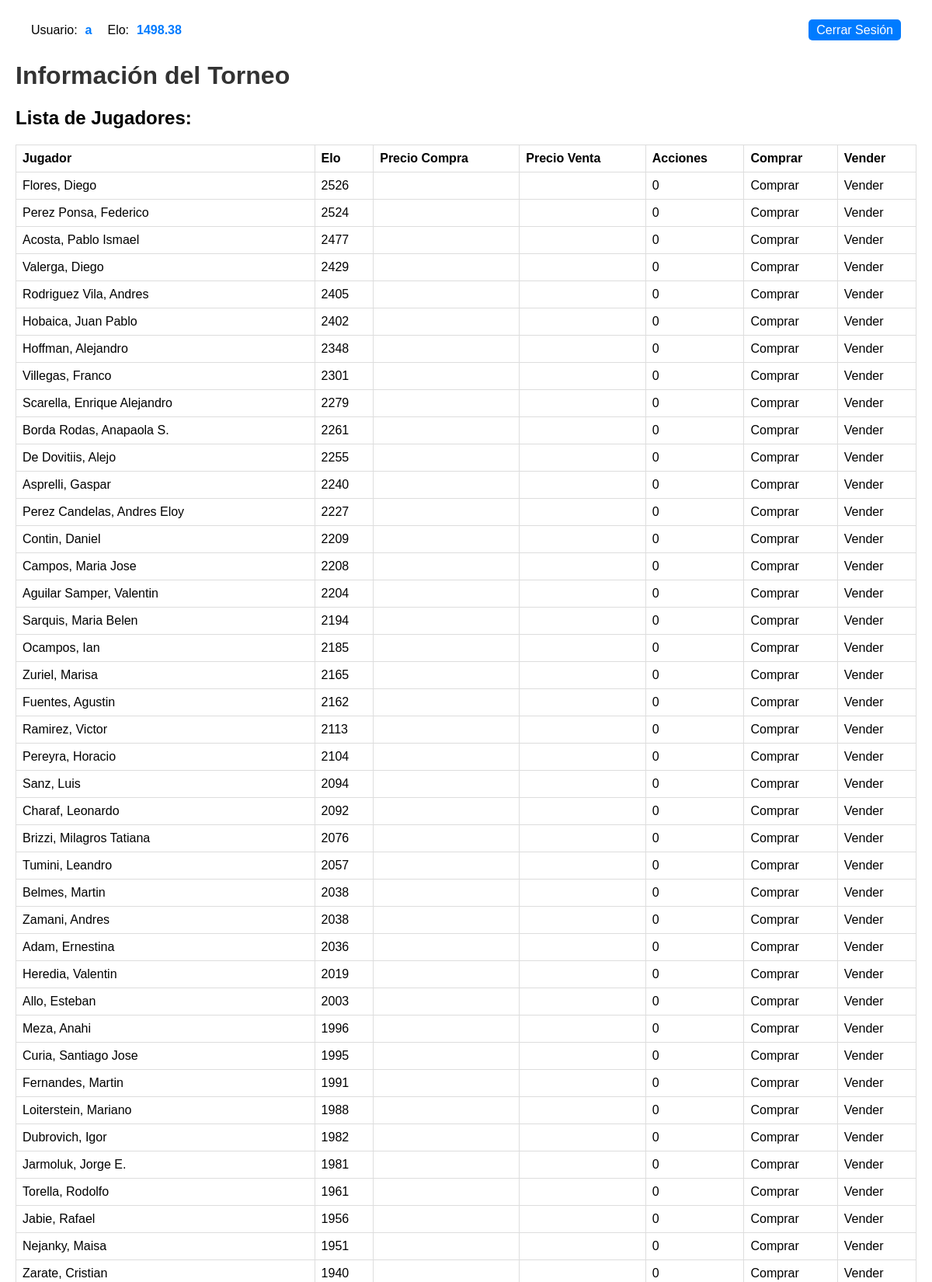
The app's page /mercado.php (signed in, upper part) with its own data.
### tables this page shows
CREATE TABLE `users` (
  `id` int(11) NOT NULL,
  `username` varchar(15) NOT NULL,
  `email` varchar(30) NOT NULL,
  `contrasena` varchar(32) NOT NULL,
  `elo` varchar(11) NOT NULL,
  `rol` varchar(10) NOT NULL,
  `K` int(11) NOT NULL
);

CREATE TABLE `jugadores` (
  `id` int(11) NOT NULL,
  `nombre` varchar(50) NOT NULL,
  `elo` int(11) NOT NULL
);

### mercado.php (the view, shortened to what this page needs)
<?php
include('db.php');
$sql5 = "SELECT * FROM users Where username='$_SESSION[username]'";
$result5 = $conn->query($sql5);
$row5 = $result5->fetch_assoc();
?>
<!DOCTYPE html>
<html>
<head>
</head>
<body>
<div class="header-container">
    <div class="user-info">
        <span class="user-label">Usuario:</span>
        <a class="user-link" href="perfil.php"><?=$_SESSION['username']?></a>
        <span class="elo-label">Elo:</span>
        <span class="elo"><?=$row5['elo']?></span>
    </div>
    <div class="logout-link">
        <a class="logout-button" href="./logout.php">Cerrar Sesión</a>
    </div>
</div>
    <h1>Información del Torneo</h1>
        <h2>Lista de Jugadores:</h2>
<table>
    <thead>
        <tr>
            <th>Jugador</th>
            <th>Elo</th>
            <th>Precio Compra</th>
            <th>Precio Venta</th>
            <th>Acciones</th>
            <th>Comprar</th>
            <th>Vender</th>
        </tr>
    </thead>
    <tbody>
        <?php
        $query="SELECT * FROM jugadores order by elo desc";
        $result = $conn->query($query);
        if ($result->num_rows > 0) {
            while ($row = $result->fetch_assoc()) {
                echo "<tr>";
                echo "<td>" . $row['nombre'] . "</td>";
                echo "<td>" . $row['elo'] . "</td>";
                echo "<td>" . $preciocompra . "</td>";
                echo "<td>" . $precioventa . "</td>";
                echo "<td> 0 </td>";
                echo "<td>Comprar</td>";
                echo "<td>Vender</td>";
                echo "</tr>";
            }
        }
        ?>
    </tbody>
</table>
</body>
</html>

### mercado.php (style rules this page uses)
body { font-family: Arial, sans-serif; margin: 20px; }
h1 { color: #333; }
h2 { margin-top: 20px; }
table { border-collapse: collapse; width: 100%; margin-top: 20px; }
th, td { padding: 8px; border: 1px solid #ddd; text-align: left; }
a { text-decoration: none; color: #007BFF; }
.header-container { display: flex; justify-content: space-between; align-items: center; padding: 10px 20px; }
.user-info { display: flex; align-items: center; }
.user-label, .elo-label { margin-right: 10px; }
.user-link, .elo { color: #007BFF; text-decoration: none; font-weight: bold; margin-right: 20px; }
.logout-button { background-color: #007BFF; color: #fff; padding: 5px 10px; border: none; border-radius: 5px; text-decoration: none; }

### records on screen
users: elo "1498.38"
jugadores: nombre "Flores, Diego", elo "2526"
jugadores: nombre "Perez Ponsa, Federico", elo "2524"
jugadores: nombre "Acosta, Pablo Ismael", elo "2477"
jugadores: nombre "Valerga, Diego", elo "2429"
jugadores: nombre "Rodriguez Vila, Andres", elo "2405"
jugadores: nombre "Hobaica, Juan Pablo", elo "2402"
jugadores: nombre "Hoffman, Alejandro", elo "2348"
jugadores: nombre "Villegas, Franco", elo "2301"
jugadores: nombre "Scarella, Enrique Alejandro", elo "2279"
jugadores: nombre "Borda Rodas, Anapaola S.", elo "2261"
jugadores: nombre "De Dovitiis, Alejo", elo "2255"
jugadores: nombre "Asprelli, Gaspar", elo "2240"
jugadores: nombre "Perez Candelas, Andres Eloy", elo "2227"
jugadores: nombre "Contin, Daniel", elo "2209"
jugadores: nombre "Campos, Maria Jose", elo "2208"
jugadores: nombre "Aguilar Samper, Valentin", elo "2204"
jugadores: nombre "Sarquis, Maria Belen", elo "2194"
jugadores: nombre "Ocampos, Ian", elo "2185"
jugadores: nombre "Zuriel, Marisa", elo "2165"
jugadores: nombre "Fuentes, Agustin", elo "2162"
jugadores: nombre "Ramirez, Victor", elo "2113"
jugadores: nombre "Pereyra, Horacio", elo "2104"
jugadores: nombre "Sanz, Luis", elo "2094"
jugadores: nombre "Charaf, Leonardo", elo "2092"
jugadores: nombre "Brizzi, Milagros Tatiana", elo "2076"
jugadores: nombre "Tumini, Leandro", elo "2057"
jugadores: nombre "Belmes, Martin", elo "2038"
jugadores: nombre "Zamani, Andres", elo "2038"
jugadores: nombre "Adam, Ernestina", elo "2036"
jugadores: nombre "Heredia, Valentin", elo "2019"
jugadores: nombre "Allo, Esteban", elo "2003"
jugadores: nombre "Meza, Anahi", elo "1996"
jugadores: nombre "Curia, Santiago Jose", elo "1995"
jugadores: nombre "Fernandes, Martin", elo "1991"
jugadores: nombre "Loiterstein, Mariano", elo "1988"
jugadores: nombre "Dubrovich, Igor", elo "1982"
jugadores: nombre "Jarmoluk, Jorge E.", elo "1981"
jugadores: nombre "Torella, Rodolfo", elo "1961"
jugadores: nombre "Jabie, Rafael", elo "1956"
jugadores: nombre "Nejanky, Maisa", elo "1951"
jugadores: nombre "Zarate, Cristian", elo "1940"

### other values on screen
$_SESSION['username'] "a"
